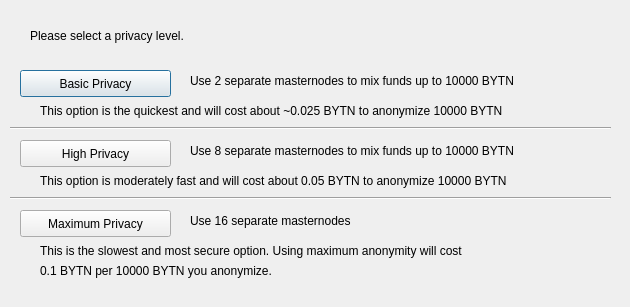
<?xml version="1.0" encoding="UTF-8"?>
<ui version="4.0">
 <class>ObfuscationConfig</class>
 <widget class="QDialog" name="ObfuscationConfig">
  <property name="geometry">
   <rect>
    <x>0</x>
    <y>0</y>
    <width>630</width>
    <height>307</height>
   </rect>
  </property>
  <property name="windowTitle">
   <string>Configure Obfuscation</string>
  </property>
  <widget class="QPushButton" name="buttonBasic">
   <property name="geometry">
    <rect>
     <x>20</x>
     <y>70</y>
     <width>151</width>
     <height>27</height>
    </rect>
   </property>
   <property name="text">
    <string>Basic Privacy</string>
   </property>
  </widget>
  <widget class="QPushButton" name="buttonHigh">
   <property name="geometry">
    <rect>
     <x>20</x>
     <y>140</y>
     <width>151</width>
     <height>27</height>
    </rect>
   </property>
   <property name="text">
    <string>High Privacy</string>
   </property>
  </widget>
  <widget class="QPushButton" name="buttonMax">
   <property name="geometry">
    <rect>
     <x>20</x>
     <y>210</y>
     <width>151</width>
     <height>27</height>
    </rect>
   </property>
   <property name="text">
    <string>Maximum Privacy</string>
   </property>
  </widget>
  <widget class="QLabel" name="label">
   <property name="geometry">
    <rect>
     <x>30</x>
     <y>20</y>
     <width>571</width>
     <height>31</height>
    </rect>
   </property>
   <property name="text">
    <string>Please select a privacy level.</string>
   </property>
  </widget>
  <widget class="QLabel" name="label_2">
   <property name="geometry">
    <rect>
     <x>190</x>
     <y>70</y>
     <width>421</width>
     <height>21</height>
    </rect>
   </property>
   <property name="text">
    <string>Use 2 separate masternodes to mix funds up to 10000 BYTN</string>
   </property>
  </widget>
  <widget class="QLabel" name="label_3">
   <property name="geometry">
    <rect>
     <x>190</x>
     <y>140</y>
     <width>411</width>
     <height>21</height>
    </rect>
   </property>
   <property name="text">
    <string>Use 8 separate masternodes to mix funds up to 10000 BYTN</string>
   </property>
  </widget>
  <widget class="QLabel" name="label_4">
   <property name="geometry">
    <rect>
     <x>190</x>
     <y>210</y>
     <width>421</width>
     <height>21</height>
    </rect>
   </property>
   <property name="text">
    <string>Use 16 separate masternodes</string>
   </property>
  </widget>
  <widget class="QLabel" name="label_6">
   <property name="geometry">
    <rect>
     <x>40</x>
     <y>100</y>
     <width>561</width>
     <height>21</height>
    </rect>
   </property>
   <property name="text">
    <string>This option is the quickest and will cost about ~0.025 BYTN to anonymize 10000 BYTN</string>
   </property>
  </widget>
  <widget class="QLabel" name="label_7">
   <property name="geometry">
    <rect>
     <x>40</x>
     <y>170</y>
     <width>561</width>
     <height>21</height>
    </rect>
   </property>
   <property name="text">
    <string>This option is moderately fast and will cost about 0.05 BYTN to anonymize 10000 BYTN</string>
   </property>
  </widget>
  <widget class="QLabel" name="label_8">
   <property name="geometry">
    <rect>
     <x>40</x>
     <y>240</y>
     <width>561</width>
     <height>21</height>
    </rect>
   </property>
   <property name="text">
    <string>This is the slowest and most secure option. Using maximum anonymity will cost</string>
   </property>
  </widget>
  <widget class="QLabel" name="label_9">
   <property name="geometry">
    <rect>
     <x>40</x>
     <y>260</y>
     <width>561</width>
     <height>21</height>
    </rect>
   </property>
   <property name="text">
    <string>0.1 BYTN per 10000 BYTN you anonymize.</string>
   </property>
  </widget>
  <widget class="Line" name="line">
   <property name="geometry">
    <rect>
     <x>10</x>
     <y>120</y>
     <width>601</width>
     <height>16</height>
    </rect>
   </property>
   <property name="orientation">
    <enum>Qt::Horizontal</enum>
   </property>
  </widget>
  <widget class="Line" name="line_2">
   <property name="geometry">
    <rect>
     <x>10</x>
     <y>190</y>
     <width>601</width>
     <height>16</height>
    </rect>
   </property>
   <property name="orientation">
    <enum>Qt::Horizontal</enum>
   </property>
  </widget>
 </widget>
 <resources/>
 <connections/>
</ui>
